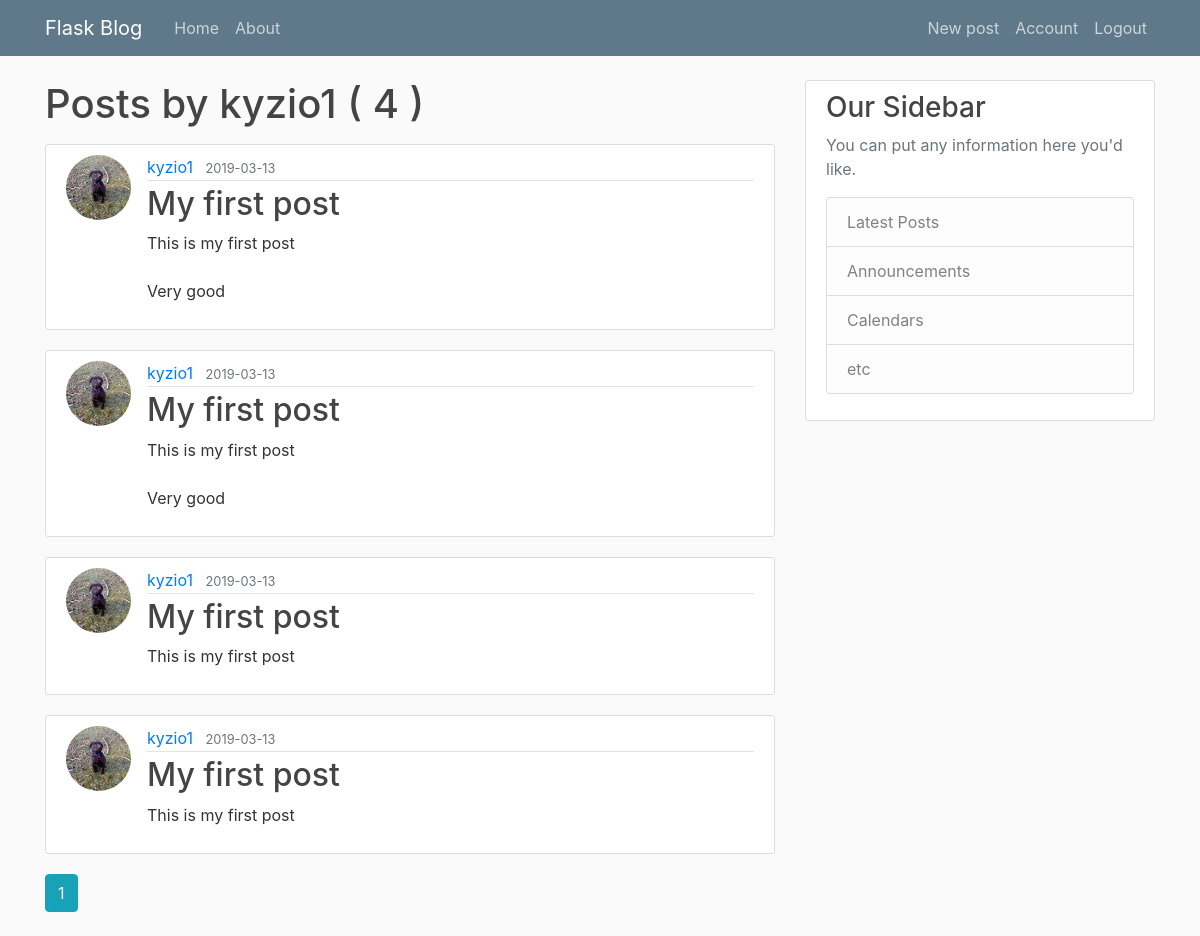
Page /user/kyzio1 (signed in) on the committed database.
### flaskblog/models.py (models this page shows, shortened)
class User(db.Model, UserMixin):
    id = db.Column(db.Integer, primary_key=True) #user ID is an integer and this will be our pirimary_key
    username = db.Column(db.String(20), unique=True, nullable=False) #we assumed that username will be max 20 character long. username must be unique and cannot have value NULL
    email = db.Column(db.String(120), unique=True, nullable=False) #we assumed that email will be max 120 character long. email must be unique and cannot have value NULL
    image_file = db.Column(db.String(20), nullable=False, default='default.jpg') #we assumed that user profile picture name will be max 20 character long.
    password = db.Column(db.String(60), nullable=False)
    posts = db.relationship('Post', backref='author', lazy=True)

class Post(db.Model):
    id = db.Column(db.Integer, primary_key=True) #
    title = db.Column(db.String(100), nullable=False)
    date_posted = db.Column(db.DateTime, nullable=False, default = datetime.utcnow) # datetime.utcnow is without parenthis () because we want to pass function (not a value of this executed function)
    content = db.Column(db.Text, nullable=False)
    user_id = db.Column(db.Integer, db.ForeignKey('user.id'), nullable=False)

### flaskblog/users/routes.py (the view)
@users.route("/user/<string:username>")
def user_posts(username):
    page = request.args.get('page', 1, type=int) # default page is page '1', type int is for
    user = User.query.filter_by(username = username).first_or_404() #If you will get None then return code 404
    posts = Post.query.filter_by(author=user)\
        .order_by(Post.date_posted.desc())\
        .paginate(page=page, per_page=5) #create post variable that will use paginate and order posts (latest first)
    return render_template('user_posts.html', posts= posts, user=user)

### flaskblog/models.py (called while the page is built)
@login_manager.user_loader
def load_user(user_id):
    return User.query.get(int(user_id))

### flaskblog/templates/user_posts.html (shortened to what this page needs)
{% extends "layout.html" %}
{% block content %}
    <h1 class="mb-3"> Posts by {{ user.username }} ( {{ posts.total }} ) </h1>
    {% for post in posts.items %}
        <article class="media content-section">
          <img class="rounded-circle article-img" src="{{ url_for('static', filename = 'profile_pics/' + post.author.image_file) }}">
          <div class="media-body">
            <div class="article-metadata">
              <a class="mr-2" href=" {{ url_for('users.user_posts', username= post.author.username) }} ">{{ post.author.username }}</a>
              <small class="text-muted">{{ post.date_posted.strftime('%Y-%m-%d') }}</small>
            </div>
            <h2><a class="article-title" href="{{ url_for('posts.post', post_id = post.id) }}">{{ post.title }}</a></h2>
            <p class="article-content">{{ post.content }}</p>
          </div>
        </article>
    {% endfor %}
    {% for page_num in posts.iter_pages(left_edge=1, right_edge=1, left_current=1, right_current=2) %}
        {% if page_num %}
            {% if posts.page == page_num %}
                <a class = "btn btn-info mb-4" href="{{ url_for('users.user_posts', username=user.username, page = page_num)}}">{{ page_num}}</a>
            {% else %}
                <a class = "btn btn-outline-info mb-4" href="{{ url_for('users.user_posts', username=user.username, page = page_num)}}">{{ page_num}}</a>
            {% endif %}
        {% endif %}
    {% endfor %}
{% endblock content %}

### flaskblog/static/main.css (style rules this page uses)
body { background: #fafafa; color: #333333; margin-top: 5rem; }
h1, h2, h3, h4, h5, h6 { color: #444444; }
.content-section { background: #ffffff; padding: 10px 20px; border: 1px solid #dddddd; border-radius: 3px; margin-bottom: 20px; }
.article-title { color: #444444; }
.article-content { white-space: pre-line; }
.article-img { height: 65px; width: 65px; margin-right: 16px; }
.article-metadata { padding-bottom: 1px; margin-bottom: 4px; border-bottom: 1px solid #e3e3e3 }

### rows in the picture
User: username "kyzio1"
Post: image_file (picture), author.username "kyzio1", date_posted "2019-03-13", title "My first post", content "This is my first post Very good"
Post: image_file (picture), author.username "kyzio1", date_posted "2019-03-13", title "My first post", content "This is my first post Very good"
Post: image_file (picture), author.username "kyzio1", date_posted "2019-03-13", title "My first post", content "This is my first post"
Post: image_file (picture), author.username "kyzio1", date_posted "2019-03-13", title "My first post", content "This is my first post"

### other values in the picture
{{ posts.total }} "4"
{{ page_num }} "1"
